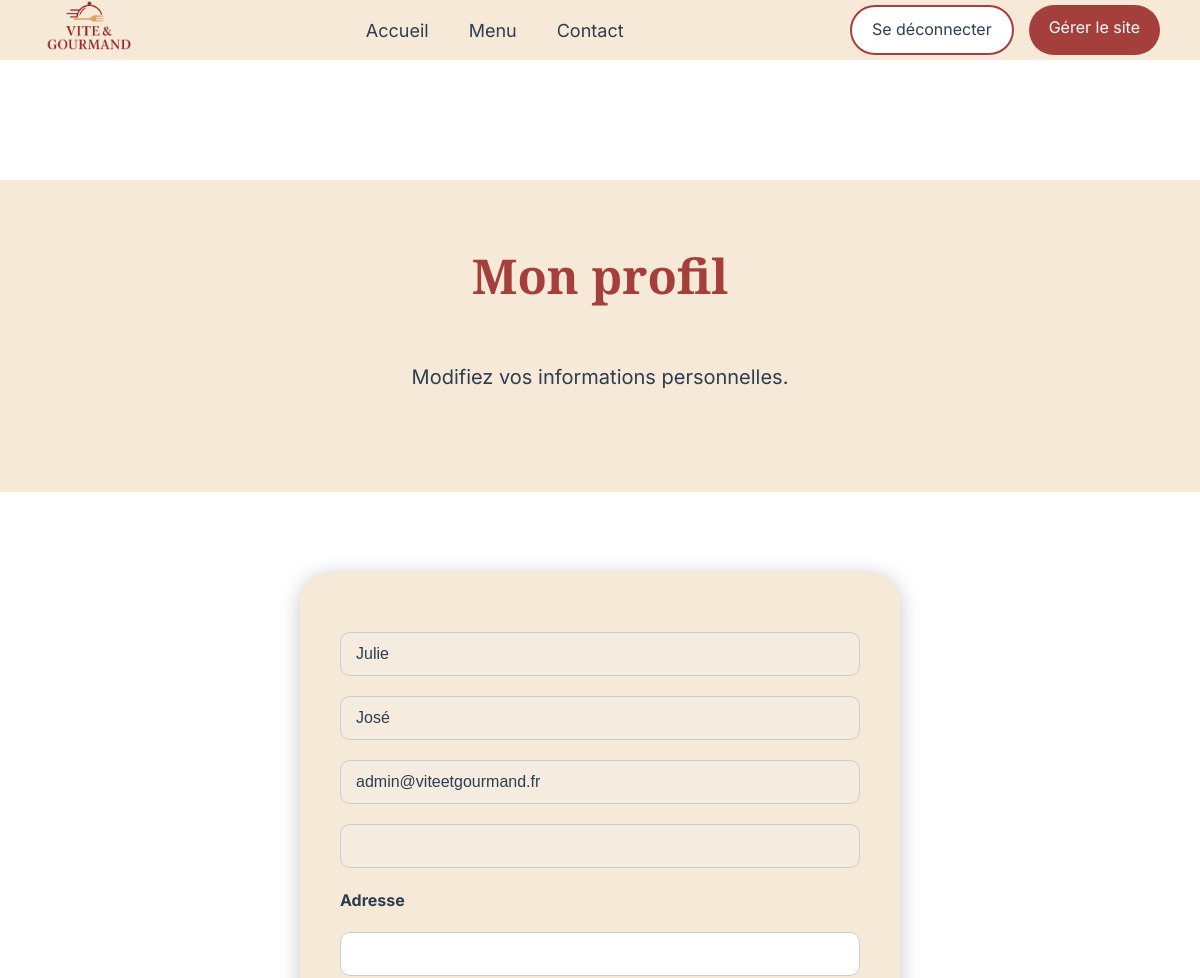
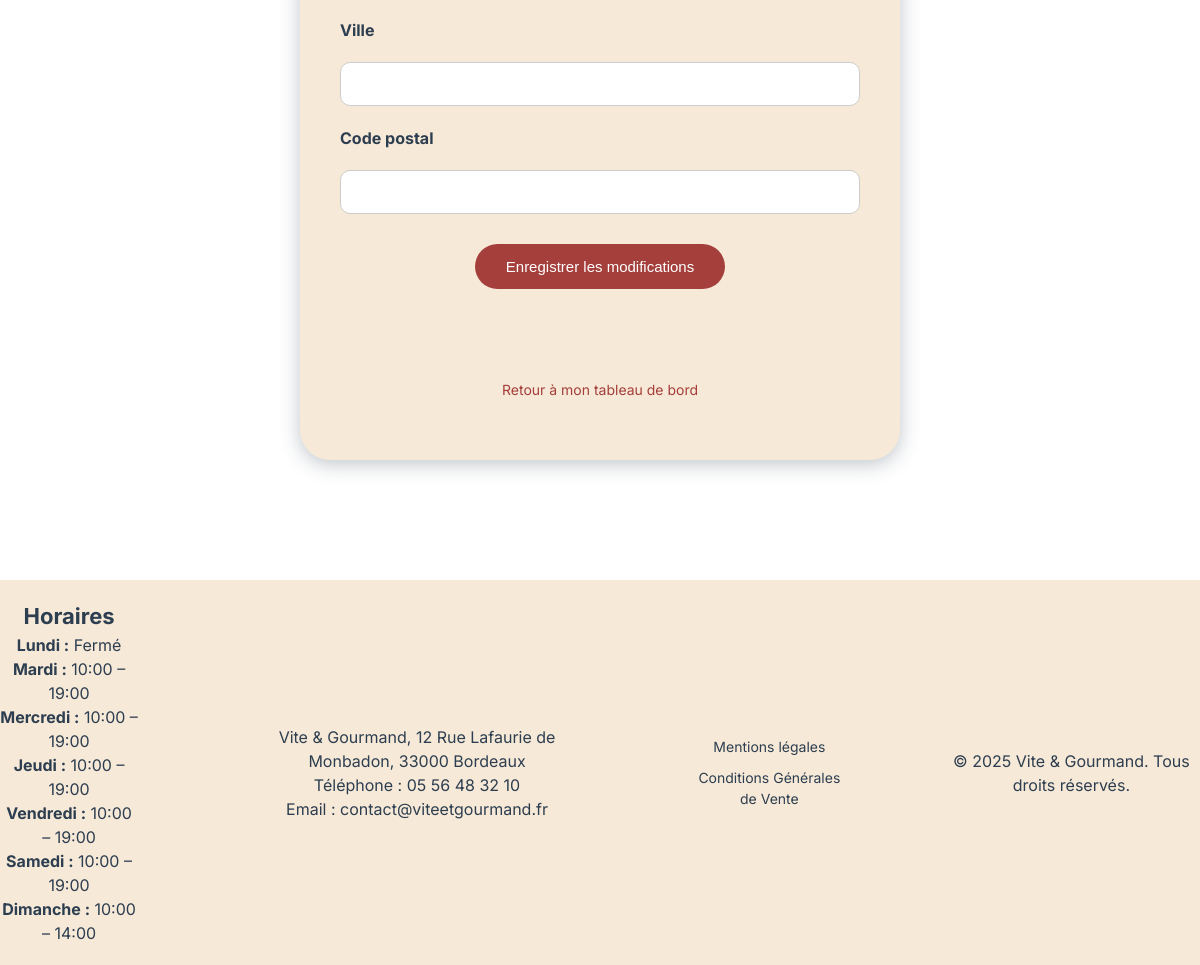
Page /public/profil.php (signed in) on the committed database (2 pictures, top to bottom).
### tables this page shows
CREATE TABLE utilisateur (
    id INT AUTO_INCREMENT PRIMARY KEY,
    prenom VARCHAR(50) NOT NULL,
    nom VARCHAR(50) NOT NULL,
    email VARCHAR(100) NOT NULL UNIQUE,
    gsm VARCHAR(150),
    adresse VARCHAR(255) NOT NULL,
    ville VARCHAR(100) NOT NULL,
    code_postal VARCHAR(10) NOT NULL,
    mot_de_passe VARCHAR(255) NOT NULL,
    reset_token VARCHAR(255),
    reset_expires DATETIME,
    role VARCHAR(50) DEFAULT 'user',
    actif BOOLEAN DEFAULT TRUE
);

CREATE TABLE horaire (
    id INT AUTO_INCREMENT PRIMARY KEY,
    jour VARCHAR(20) NOT NULL,
    ouverture TIME NULL,
    fermeture TIME NULL
);

### models/utilisateurModel.php (called while the page is built, shortened)
<?php
function getUtilisateurById(PDO $pdo, int $id): ?array
{
    $stmt = $pdo->prepare("
        SELECT id, prenom, nom, email, gsm, adresse, ville, code_postal
        FROM utilisateur
        WHERE id = :id
    ");
    $stmt->execute(['id' => $id]);
    return $stmt->fetch(PDO::FETCH_ASSOC) ?: null;
}

### models/horaireModel.php (called while the page is built, shortened)
<?php
function getHoraires(PDO $pdo): array
{
    $stmt = $pdo->query("
        SELECT jour, ouverture, fermeture
        FROM horaire
        ORDER BY id
    ");
    return $stmt->fetchAll(PDO::FETCH_ASSOC);
}

### public/profil.php (the view, shortened to what this page needs)
<?php
require_once __DIR__ . '/../config/database.php';
require_once __DIR__ . '/../models/utilisateurModel.php';
$userId = (int) $_SESSION['user']['id'];
$user   = getUtilisateurById($pdo, $userId);
?>
<!DOCTYPE html>
<html lang="fr">
<head>
    <?php
    require_once __DIR__ . '/../partials/head.php';
    ?>
</head>
<body>
<?php require_once __DIR__ . '/../partials/header.php'; ?>
<main id="main-content">
    <section class="hero-section commandes-hero">
        <h1>Mon profil</h1>
        <p>Modifiez vos informations personnelles.</p>
    </section>
    <section class="profil-container">
        <form class="profil-form form-card" method="POST">
            <input type="text" value="<?= htmlspecialchars($user['prenom']) ?>" disabled>
            <input type="text" value="<?= htmlspecialchars($user['nom']) ?>" disabled>
            <input type="email" value="<?= htmlspecialchars($user['email']) ?>" disabled>
            <input type="text" value="<?= htmlspecialchars($user['gsm']) ?>" disabled>
            <label>Adresse</label>
            <input type="text" name="adresse" value="<?= htmlspecialchars($user['adresse']) ?>">
            <label>Ville</label>
            <input type="text" name="ville" value="<?= htmlspecialchars($user['ville']) ?>">
            <label>Code postal</label>
            <input type="text" name="code_postal" value="<?= htmlspecialchars($user['code_postal']) ?>">
            <button type="submit" class="btn-commande">
                Enregistrer les modifications
            </button>
            <div class="auth-links">
                <a href="espace-utilisateur.php">Retour à mon tableau de bord</a>
            </div>
        </form>
    </section>
</main>
<?php require_once __DIR__ . '/../partials/footer.php'; ?>
</body>
</html>

### partials/footer.php (shortened to what this page needs)
<?php
require_once __DIR__ . '/../config/database.php';
require_once __DIR__ . '/../models/horaireModel.php';
$horaires = getHoraires($pdo);
?>
<footer>
        <div class="footer-container">
            <div class="horaires">
                <h3>Horaires</h3>
                <?php foreach ($horaires as $h): ?>
                    <p>
                        <strong><?= ucfirst($h['jour']) ?> :</strong>
                        <?php if ($h['ouverture'] && $h['fermeture']): ?>
                            <?= substr($h['ouverture'], 0, 5) ?> – <?= substr($h['fermeture'], 0, 5) ?>
                        <?php else: ?>
                            Fermé
                        <?php endif; ?>
                    </p>
                <?php endforeach; ?>
            </div>
            <div class="contact">
                <p>Vite & Gourmand, 12 Rue Lafaurie de Monbadon, 33000 Bordeaux</p>
                <p>Téléphone : 05 56 48 32 10</p>
                <p>Email : contact@viteetgourmand.fr </p>
            </div>
            <div class="legal">
                <a href="mentions-legales.php">Mentions légales</a>
                <a href="cgv.php">Conditions Générales de Vente</a>
            </div>
            <div class="copyright">
                <p>&copy; 2025 Vite & Gourmand. Tous droits réservés.</p>
            </div>
        </div>
    </footer>

### public/assets/css/style.css (style rules this page uses)
* { margin: 0; padding: 0; box-sizing: border-box; }
h3 { font-size: 1.375rem; }
p { font-size: 1rem; }
html, body { overflow-x: hidden; }
body { font-family: 'Inter', sans-serif; background-color: #FFFFFF; color: #2C3E50; line-height: 1.5; }
h1 { font-weight: bold; font-size: 3rem; font-family: 'Playfair Display', serif; color: #A43F3B; }
.form-card { background-color: #F7E9D7; padding: 60px 40px; border-radius: 30px; box-shadow: 0 4px 20px rgba(44, 62, 80, 0.3); display: flex; flex-direction: column; gap: 20px; }
.footer-container { display: flex; flex-direction: row; justify-content: center; align-items: center; background-color: #F7E9D7; color: #2C3E50; text-align: center; padding: 20px 0; gap: 100px; }
.legal { display: flex; flex-direction: column; gap: 10px; font-size: 0.875rem; }
.legal a { color: #2C3E50; text-decoration: none; }
.hero-section { display: flex; flex-direction: column; align-items: center; background-color: #F7E9D7; padding: 60px 20px; margin-bottom: 80px; }
.hero-section p { font-size: 1.25rem; margin-bottom: 40px; }
.hero-section h1 { margin-bottom: 50px; }
.btn-commande { display:flex; align-items: center; justify-content: center; cursor: pointer; width:250px; height:60px; background: #A43F3B; color:white; text-decoration:none; text-align:center; border-radius:30px; margin: 0 auto 60px auto; border: none; font-size: 1rem; }
.auth-links { display: flex; flex-direction: column; align-items: center; gap: 20px; }
.auth-links a { color: #A43F3B; text-decoration: none; }
.form-card label { font-weight: 600; color: #2C3E50; font-size: 0.9375rem; }
.form-card input, .form-card select { width: 100%; padding: 12px 14px; font-size: 0.9375rem; border-radius: 10px; border: 1px solid #ccc; transition: border-color 0.2s ease, box-shadow 0.2s ease; }
.form-card .btn-commande { margin-top: 10px; height: 45px; font-size: 0.9375rem; display: inline-flex; align-items: center; justify-content: center; }
.form-card .auth-links { margin-top: 10px; text-align: center; }
.form-card .auth-links a { text-decoration: none; font-size: 0.875rem; color: #A43F3B; }
.profil-container { display: flex; justify-content: center; margin-bottom: 120px; }
.profil-form { width: 100%; max-width: 600px; }
.profil-form label { font-size: 1rem; font-weight: bold; color: #2C3E50; }
.profil-form input { padding: 12px 15px; border-radius: 10px; border: 1px solid #ccc; font-size: 1rem; color: #2C3E50; }
.profil-form button { margin-top: 40px; align-self: center; }
.profil-form .auth-links { display: flex; justify-content: center; }
.profil-form .auth-links a { color: #A43F3B; text-decoration: none; font-size: 0.875rem; }

### rows in the picture
utilisateur: prenom "Julie", nom "José", email "admin@viteetgourmand.fr"
horaire: jour "Lundi", shows "Fermé"
horaire: jour "Mardi", ouverture "10:00", fermeture "19:00"
horaire: jour "Mercredi", ouverture "10:00", fermeture "19:00"
horaire: jour "Jeudi", ouverture "10:00", fermeture "19:00"
horaire: jour "Vendredi", ouverture "10:00", fermeture "19:00"
horaire: jour "Samedi", ouverture "10:00", fermeture "19:00"
horaire: jour "Dimanche", ouverture "10:00", fermeture "14:00"

### other values in the picture
$profilLabel "Gérer le site"
